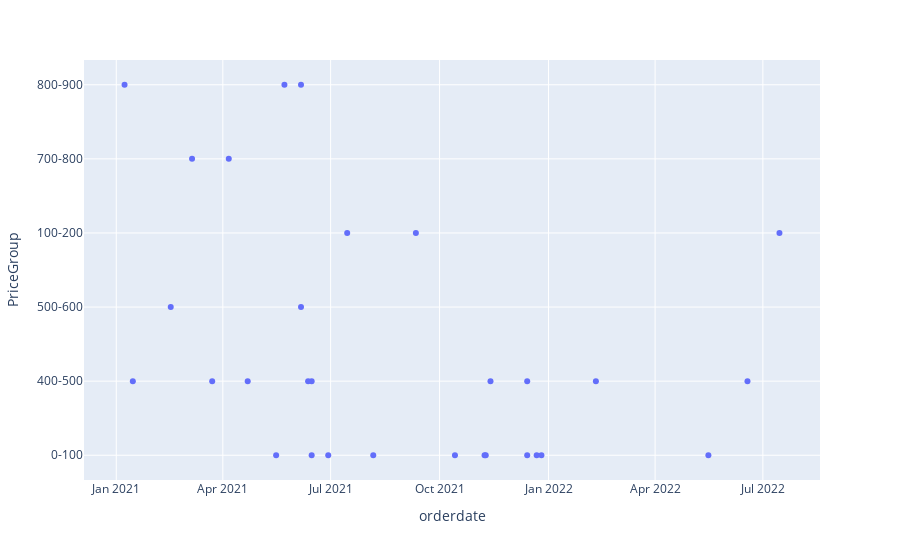

The notebook cell this image was saved under:
### Code cell
# x and y given as DataFrame columns
import plotly.express as px
# df = px.data.iris() # iris is a pandas DataFrame
fig = px.scatter(df, x="orderdate", y="PriceGroup")
fig.show()

### Figure 1 — Plotly figure (JSON) as saved in the notebook; plotly's stock layout.template omitted (floating-point values rounded to 4 significant figures)
{"data": [{"hovertemplate": "orderdate=%{x}<br>PriceGroup=%{y}<extra></extra>", "legendgroup": "", "marker": {"color": "#636efa", "symbol": "circle"}, "mode": "markers", "name": "", "orientation": "v", "showlegend": false, "type": "scatter", "x": ["2021-12-22", "2022-05-16", "2021-11-13", "2022-02-10", "2021-01-15", "2021-12-26", "2021-05-16", "2021-02-16", "2021-06-15", "2021-03-23", "2021-10-14", "2022-06-18", "2022-07-15", "2021-06-06", "2021-11-09", "2021-12-14", "2021-12-14", "2021-04-06", "2021-07-15", "2021-09-11", "2021-03-06", "2021-08-06", "2021-04-22", "2021-05-00", "2021-06-06", "2021-01-08", "2021-11-08", "2021-06-15", "2021-06-12", "2021-06-29", "2021-05-23"], "xaxis": "x", "y": ["0-100", "0-100", "400-500", "400-500", "400-500", "0-100", "0-100", "500-600", "0-100", "400-500", "0-100", "400-500", "100-200", "500-600", "0-100", "400-500", "0-100", "700-800", "100-200", "100-200", "700-800", "0-100", "400-500", "800-900", "800-900", "800-900", "0-100", "400-500", "400-500", "0-100", "800-900"], "yaxis": "y"}], "layout": {"legend": {"tracegroupgap": 0}, "margin": {"t": 60}, "xaxis": {"anchor": "y", "domain": [0, 1], "title": {"text": "orderdate"}}, "yaxis": {"anchor": "x", "domain": [0, 1], "title": {"text": "PriceGroup"}}}}
